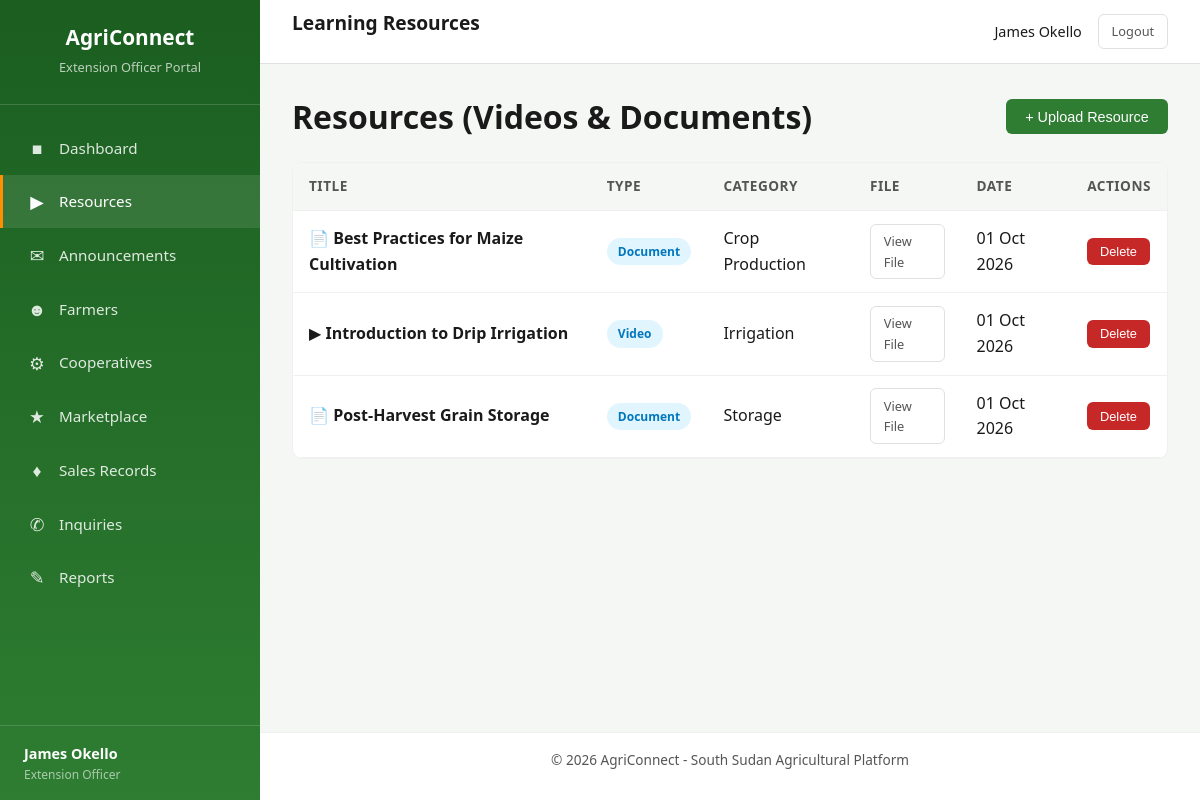
The app's page /frontend/extension/resources.php (signed in) with its own data.
### tables this page shows
CREATE TABLE extension_officers (
    id INT AUTO_INCREMENT PRIMARY KEY,
    user_id INT NOT NULL,
    location_id INT NOT NULL,
    specialization_id INT DEFAULT NULL,
    assigned_by INT DEFAULT NULL,
    created_at TIMESTAMP DEFAULT CURRENT_TIMESTAMP,
    FOREIGN KEY (user_id) REFERENCES users(id) ON DELETE CASCADE,
    FOREIGN KEY (location_id) REFERENCES locations(id) ON DELETE CASCADE,
    FOREIGN KEY (specialization_id) REFERENCES specializations(id) ON DELETE SET NULL,
    FOREIGN KEY (assigned_by) REFERENCES users(id) ON DELETE SET NULL
);

CREATE TABLE users (
    id INT AUTO_INCREMENT PRIMARY KEY,
    name VARCHAR(255) NOT NULL,
    email VARCHAR(255) NOT NULL UNIQUE,
    phone VARCHAR(50),
    password_hash VARCHAR(255) NOT NULL,
    role ENUM('admin', 'extension_officer', 'farmer', 'cooperative_leader') NOT NULL DEFAULT 'farmer',
    location_id INT DEFAULT NULL,
    status ENUM('active', 'inactive', 'suspended', 'pending') NOT NULL DEFAULT 'active',
    profile_photo VARCHAR(255) DEFAULT NULL,
    created_at TIMESTAMP DEFAULT CURRENT_TIMESTAMP,
    updated_at TIMESTAMP DEFAULT CURRENT_TIMESTAMP ON UPDATE CURRENT_TIMESTAMP,
    FOREIGN KEY (location_id) REFERENCES locations(id) ON DELETE SET NULL
);

CREATE TABLE resources (
    id INT AUTO_INCREMENT PRIMARY KEY,
    title VARCHAR(255) NOT NULL,
    description TEXT,
    type ENUM('video', 'document') NOT NULL,
    file_path VARCHAR(500) NOT NULL,
    uploaded_by INT NOT NULL,
    category VARCHAR(255) DEFAULT NULL,
    target_location_id INT DEFAULT NULL,
    status ENUM('active', 'archived') NOT NULL DEFAULT 'active',
    created_at TIMESTAMP DEFAULT CURRENT_TIMESTAMP,
    FOREIGN KEY (uploaded_by) REFERENCES extension_officers(id) ON DELETE CASCADE,
    FOREIGN KEY (target_location_id) REFERENCES locations(id) ON DELETE SET NULL
);

### backend/check_session.php (called while the page is built, shortened)
<?php
function requireLogin($allowedRoles = []) {
    $db = getDB();
    $stmt = $db->prepare("
        SELECT u.*, eo.id as extension_officer_id
        FROM users u
        LEFT JOIN extension_officers eo ON eo.user_id = u.id
        WHERE u.id = ? AND u.status = 'active'
    ");
    $stmt->execute([$_SESSION['user_id']]);
    $user = $stmt->fetch(PDO::FETCH_ASSOC);
    unset($user['password_hash']);
    return $user;
}
function e($text) {
    return htmlspecialchars($text ?? '', ENT_QUOTES, 'UTF-8');
}
function formatDate($dateStr) {
    return date('d M Y', strtotime($dateStr));
}
?>

### frontend/extension/resources.php (the view, shortened to what this page needs)
<?php
require_once __DIR__ . '/../../backend/check_session.php';
$officer = requireLogin(['extension_officer']);
$eoId = $officer['extension_officer_id'];
$db = getDB();
$stmt = $db->prepare("
    SELECT r.*, l.name as target_location_name
    FROM resources r
    LEFT JOIN locations l ON l.id = r.target_location_id
    WHERE r.uploaded_by = ?
    ORDER BY r.created_at DESC
");
$stmt->execute([$eoId]);
$resources = $stmt->fetchAll(PDO::FETCH_ASSOC);
?>
<!DOCTYPE html>
<html lang="en">
<head>
    <link rel="stylesheet" href="../assets/css/style.css">
</head>
<body>
    <div class="app-layout">
        <aside class="sidebar" id="sidebar">
            <div class="sidebar-header"><h2>AgriConnect</h2><span class="subtitle">Extension Officer Portal</span></div>
            <nav class="sidebar-nav">
                <a href="dashboard.php"><span class="nav-icon">&#9632;</span> Dashboard</a>
                <a href="resources.php" class="active"><span class="nav-icon">&#9654;</span> Resources</a>
                <a href="announcements.php"><span class="nav-icon">&#9993;</span> Announcements</a>
                <a href="farmers.php"><span class="nav-icon">&#9787;</span> Farmers</a>
                <a href="cooperatives.php"><span class="nav-icon">&#9881;</span> Cooperatives</a>
                <a href="marketplace.php"><span class="nav-icon">&#9733;</span> Marketplace</a>
                <a href="sales.php"><span class="nav-icon">&#9830;</span> Sales Records</a>
                                <a href="inquiries.php"><span class="nav-icon">&#9990;</span> Inquiries</a>
                                                <a href="reports.php"><span class="nav-icon">&#9998;</span> Reports</a>
            </nav>
            <div class="sidebar-user">
                <div class="user-name"><?php echo e($officer['name']); ?></div>
                <div class="user-role">Extension Officer</div>
            </div>
        </aside>
        <div class="main-content">
            <header class="top-header">
                <h1 class="page-title">Learning Resources</h1>
                <div class="header-actions">
                    <span style="font-weight:500; font-size:0.9rem;"><?php echo e($officer['name']); ?></span>
                    <a href="../logout.php" class="btn btn-outline btn-sm">Logout</a>
                </div>
            </header>
            <div class="content-area">
                <div class="page-header">
                    <h1>Resources (Videos & Documents)</h1>
                    <button class="btn btn-primary" onclick="document.getElementById('upload-modal').classList.add('active')">+ Upload Resource</button>
                </div>
                <?php if (empty($resources)): ?>
                    <div class="empty-state">
                        <div class="empty-icon">&#9654;</div>
                        <p>No resources uploaded yet. Click "Upload Resource" to add learning materials for farmers.</p>
                    </div>
                <?php else: ?>
                    <div class="table-container">
                        <table class="data-table">
                            <thead>
                                <tr><th>Title</th><th>Type</th><th>Category</th><th>File</th><th>Date</th><th>Actions</th></tr>
                            </thead>
                            <tbody>
                            <?php foreach ($resources as $r):
                                $icon = $r['type'] === 'video' ? '&#9654;' : '&#128196;';
                            ?>
                                <tr>
                                    <td><?php echo $icon; ?> <strong><?php echo e($r['title']); ?></strong></td>
                                    <td><span class="badge badge-info"><?php echo e($r['type']); ?></span></td>
                                    <td><?php echo e($r['category'] ?? '-'); ?></td>
                                    <td>
                                        <?php if ($r['file_path']): ?>
                                            <a href="../../backend/uploads/<?php echo e($r['file_path']); ?>" target="_blank" class="btn btn-outline btn-sm">View File</a>
                                        <?php else: ?>
                                            <span class="text-muted">No file</span>
                                        <?php endif; ?>
                                    </td>
                                    <td><?php echo formatDate($r['created_at']); ?></td>
                                    <td>
                                        <form method="POST" style="display:inline;" onsubmit="return confirm('Delete this resource?');">
                                            <button type="submit" class="btn btn-danger btn-sm">Delete</button>
                                        </form>
                                    </td>
                                </tr>
                            <?php endforeach; ?>
                            </tbody>
                        </table>
                    </div>
                <?php endif; ?>
            </div>
            <footer class="app-footer"><p>&copy; 2026 AgriConnect - South Sudan Agricultural Platform</p></footer>
        </div>
    </div>
</body>
</html>

### records on screen
extension_officers: user.name "James Okello"
resources: type "📄", title "Best Practices for Maize Cultivation", type "Document", category "Crop Production", created_at "01 Oct 2026"
resources: type "▶", title "Introduction to Drip Irrigation", type "Video", category "Irrigation", created_at "01 Oct 2026"
resources: type "📄", title "Post-Harvest Grain Storage", type "Document", category "Storage", created_at "01 Oct 2026"
